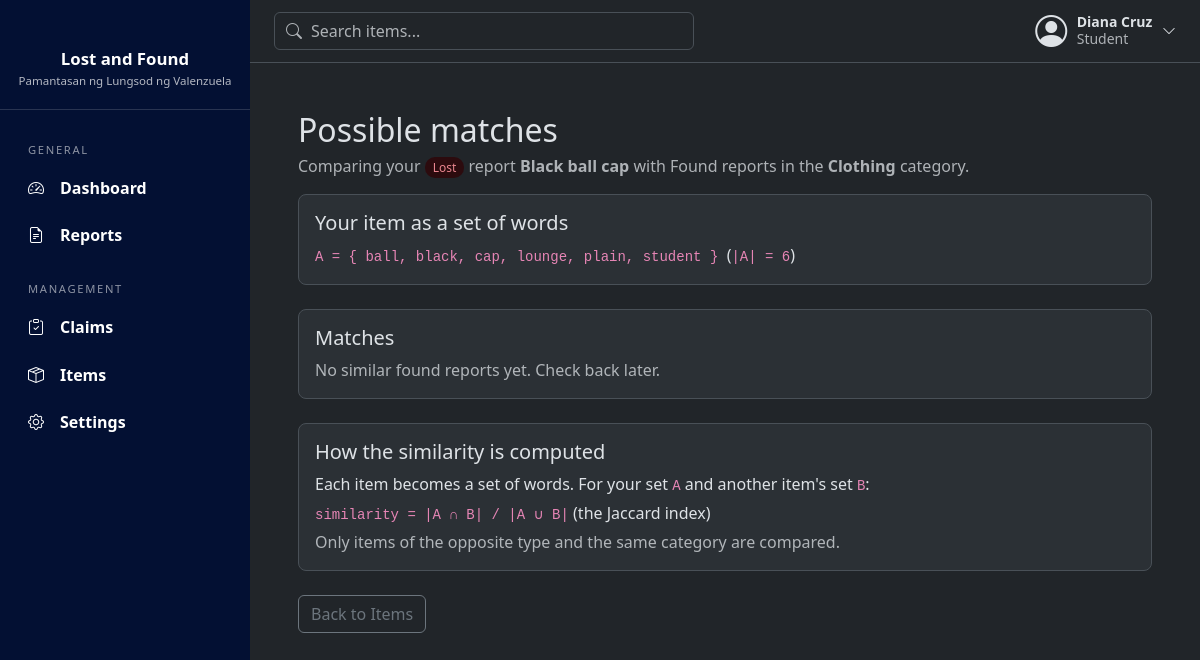
Page /items/21/matches (signed in) on the committed database.
### tables this page shows
CREATE TABLE users (
            id INTEGER PRIMARY KEY AUTOINCREMENT,
            full_name TEXT NOT NULL,
            email TEXT NOT NULL UNIQUE,
            password TEXT NOT NULL,
            role TEXT NOT NULL DEFAULT 'Student'
                CHECK(role IN ('Student', 'Faculty', 'Admin'))
        , is_active INTEGER NOT NULL DEFAULT 1);

CREATE TABLE items (
            item_id INTEGER PRIMARY KEY AUTOINCREMENT,
            user_id INTEGER NOT NULL,
            name TEXT NOT NULL,
            category TEXT NOT NULL,
            description TEXT,
            location TEXT NOT NULL,
            item_status TEXT NOT NULL
                CHECK(item_status IN ('Lost', 'Found')),
            status TEXT NOT NULL DEFAULT 'Active'
                CHECK(status IN ('Active', 'Claimed', 'Returned', 'Removed')),
            date_reported DATE NOT NULL DEFAULT CURRENT_DATE,

            FOREIGN KEY (user_id) REFERENCES users (id)
        );

### routes/user_routes.py (the view)
@bp.route("/items/<int:item_id>/matches")
@login_required
def item_matches(item_id):
    item = item_model.get(item_id)
    if item is None:
        abort(404)
    if item["user_id"] != session["user_id"]:
        abort(403)                                   # only the reporter sees their matches
    opposite = "Found" if item["item_status"] == "Lost" else "Lost"
    candidates = item_model.active_of_type(opposite, session["user_id"])
    matches = matching.find_matches(item, candidates)
    return render_template("user/item_matches.html", item=item, matches=matches,
                           opposite=opposite, my_words=sorted(matching.item_words(item)))

### database/connection.py (called while the page is built)
def get_db():
    if "db" not in g:
        g.db = sqlite3.connect(current_app.config["DATABASE"])
        g.db.row_factory = sqlite3.Row
        g.db.execute("PRAGMA foreign_keys = ON")
    return g.db

### models/item_model.py (called while the page is built)
def get(item_id):
    return get_db().execute("SELECT * FROM items WHERE item_id = ?", (item_id,)).fetchone()

def active_of_type(item_status, exclude_user_id):
    return get_db().execute(
        "SELECT * FROM items WHERE item_status = ? AND status = 'Active' AND user_id != ?",
        (item_status, exclude_user_id),
    ).fetchall()

### models/matching.py (called while the page is built)
def words(text):
    found = re.findall(r"[a-z0-9]+", (text or "").lower())
    return {w for w in found if w not in STOPWORDS and len(w) > 1}

def item_words(item):
    return (words(item["name"]) | words(item["location"]) | words(item["description"]))

def find_matches(new_item, candidates):
    mine = item_words(new_item)
    results = []
    for other in candidates:
        if other["category"] != new_item["category"]:      # different category = skip
            continue
        theirs = item_words(other)
        score = jaccard(mine, theirs)
        if score >= MIN_SCORE:
            results.append((other, score, sorted(mine & theirs),
                            sorted(mine - theirs), sorted(theirs - mine)))
    results.sort(key=lambda r: r[1], reverse=True)
    return results

### models/user_model.py (called while the page is built)
def get_by_id(user_id):
    return get_db().execute("SELECT * FROM users WHERE id = ?", (user_id,)).fetchone()

### routes/utils.py (called while the page is built)
def login_required(view):
    @wraps(view)
    def wrapped(*args, **kwargs):
        if "user_id" not in session:
            flash("Please log in first.", "warning")
            return redirect(url_for("auth.login"))
        user = user_model.get_by_id(session["user_id"])
        if user is None or not user["is_active"]:
            session.clear()
            flash("Your account is no longer active. Please contact an administrator.", "warning")
            return redirect(url_for("auth.login"))
        return view(*args, **kwargs)
    return wrapped

### templates/user/item_matches.html (shortened to what this page needs)
{% extends "base.html" %}
{% block content %}
<h2 class="mb-1">Possible matches</h2>
<p class="text-body-secondary">
  Comparing your <span class="dash-badge {{ item['item_status'] }}">{{ item["item_status"] }}</span>
  report <strong>{{ item["name"] }}</strong> with {{ opposite }} reports in the
  <strong>{{ item["category"] }}</strong> category.
</p>
<div class="dash-section">
  <h5>Your item as a set of words</h5>
  <p class="mb-0">
    <code>A = { {{ my_words|join(", ") }} }</code>
    &nbsp;(<code>|A| = {{ my_words|length }}</code>)
  </p>
</div>
<div class="dash-section">
  <h5>Matches</h5>
  {% if matches %}
  <table>
    <tr>
      <th>Item</th><th>Location</th><th>Date</th>
      <th>In common (A &cap; B)</th><th>Only in yours (A &minus; B)</th><th>Only in theirs (B &minus; A)</th>
      <th>Similarity</th>
      {% if opposite == "Found" %}<th>Actions</th>{% endif %}
    </tr>
    {% for other, score, shared, only_mine, only_theirs in matches %}
    {% set union_size = shared|length + only_mine|length + only_theirs|length %}
    <tr>
      <td>{{ other["name"] }}</td>
      <td>{{ other["location"] }}</td>
      <td>{{ other["date_reported"] }}</td>
      <td>{% for w in shared %}<span class="dash-badge me-1">{{ w }}</span>{% endfor %}</td>
      <td>{% for w in only_mine %}<span class="dash-badge me-1">{{ w }}</span>{% endfor %}</td>
      <td>{% for w in only_theirs %}<span class="dash-badge me-1">{{ w }}</span>{% endfor %}</td>
      <td class="text-nowrap">
        <strong>{{ (score * 100)|round|int }}%</strong>
        <span class="small text-body-secondary">({{ shared|length }} / {{ union_size }})</span><br>
        {% if score >= 0.5 %}<span class="dash-badge Approved">Strong match</span>
        {% elif score >= 0.25 %}<span class="dash-badge Pending">Likely match</span>
        {% else %}<span class="dash-badge">Possible match</span>{% endif %}
      </td>
      {% if opposite == "Found" %}
      <td>
        <a class="btn btn-sm btn-primary" href="{{ url_for('user.claims', item_id=other['item_id']) }}">Claim</a>
      </td>
      {% endif %}
    </tr>
    {% endfor %}
  </table>
  {% else %}
  <p class="dash-empty mb-0">No similar {{ opposite|lower }} reports yet. Check back later.</p>
  {% endif %}
</div>
<div class="dash-section">
  <h5>How the similarity is computed</h5>
  <p class="mb-1">Each item becomes a set of words. For your set <code>A</code> and another item's set <code>B</code>:</p>
  <p class="mb-1"><code>similarity = |A &cap; B| / |A &cup; B|</code> (the Jaccard index)</p>
  <p class="mb-0 text-body-secondary">Only items of the opposite type and the same category are compared.</p>
</div>
<a class="btn btn-outline-secondary" href="{{ url_for('user.items') }}">Back to Items</a>
{% endblock %}

### templates/base.html (shortened to what this page needs)
<!doctype html>
<html lang="en" data-bs-theme="dark">
<head>
  <link href="https://cdn.jsdelivr.net/npm/bootstrap@5.3.3/dist/css/bootstrap.min.css" rel="stylesheet">
  <link href="https://cdn.jsdelivr.net/npm/bootstrap-icons@1.11.3/font/bootstrap-icons.min.css" rel="stylesheet">
  <link href="{{ url_for('static', filename='css/style.css') }}" rel="stylesheet">
</head>
<body>
{% block body %}
<div class="app-shell d-flex">
    <aside class="sidebar offcanvas-md offcanvas-start" id="sidebar" tabindex="-1">
    <div class="sidebar-brand">
      <div class="sidebar-title">Lost and Found</div>
      <div class="sidebar-subtitle">Pamantasan ng Lungsod ng Valenzuela</div>
    </div>
    <nav class="sidebar-nav">
      {% if session.role == 'Admin' %}
        {% include "partials/sidebar_admin.html" %}
      {% else %}
        {% include "partials/sidebar_user.html" %}
      {% endif %}
    </nav>
  </aside>
  <div class="main-col flex-grow-1">
    <header class="topbar d-flex align-items-center justify-content-between gap-3">
      <form class="topbar-search" action="{{ url_for('shared.reports') }}" method="get" role="search">
        <input class="form-control" type="search" name="q" maxlength="100" placeholder="Search items..."
               value="{{ request.args.get('q', '') if request.endpoint == 'shared.reports' }}">
      </form>
      <div class="dropdown">
        <button class="user-menu-btn" type="button" data-bs-toggle="dropdown" aria-expanded="false">
          <i class="bi bi-person-circle fs-2"></i>
          <span class="d-none d-sm-block">
            <span class="d-block fw-semibold small">{{ session.full_name }}</span>
            <span class="d-block small text-body-secondary">{{ session.role }}</span>
          </span>
          <i class="bi bi-chevron-down small"></i>
        </button>
      </div>
    </header>
    <main class="p-3 p-md-5">
      {% block content %}{% endblock %}
    </main>
  </div>
</div>
{% endblock %}
</body>
</html>

### static/css/style.css (style rules this page uses)
.app-shell { min-height: 100vh; }
.app-shell > .main-col { min-width: 0; }
.sidebar { --bs-offcanvas-width: 250px; width: 250px; min-width: 250px; color: #fff; overflow-y: auto; }
.sidebar { background: #031033 !important; }
@media (min-width: 768px) { .sidebar { position: sticky; top: 0; height: 100vh; align-self: flex-start; } }
.sidebar-brand { padding: 2rem 1rem 1.25rem; text-align: center; border-bottom: 1px solid rgba(255, 255, 255, 0.15); }
.sidebar-title { margin-top: 0.9rem; font-size: 1.05rem; font-weight: 600; }
.sidebar-subtitle { font-size: 0.72rem; color: rgba(255, 255, 255, 0.7); }
.sidebar-nav { padding: 0.5rem 1.25rem 1.5rem; }
.topbar { position: sticky; top: 0; z-index: 1020; padding: 0.75rem 1.5rem; background: var(--bs-body-bg); border-bottom: 1px solid var(--bs-border-color); }
.topbar-search { position: relative; flex: 1; max-width: 420px; }
.topbar-search input { padding-left: 2.25rem; }
.user-menu-btn { display: flex; align-items: center; gap: 0.6rem; padding: 0; border: 0; background: none; color: var(--bs-body-color); text-align: left; line-height: 1.2; }
.dash-section { padding: 16px; margin-bottom: 24px; overflow-x: auto; border-radius: 8px; background: var(--bs-tertiary-bg); border: 1px solid var(--bs-border-color); }
.dash-badge { padding: 2px 8px; border-radius: 10px; font-size: 12px; background: var(--bs-secondary-bg); color: var(--bs-body-color); }
.dash-badge.Lost, .dash-badge.Rejected { background: var(--bs-danger-bg-subtle); color: var(--bs-danger-text-emphasis); }
.dash-empty { color: var(--bs-secondary-color); }

### rows in the picture
users: full_name "Diana Cruz", role "Student"
items: item_status "Lost", name "Black ball cap", category "Clothing"

### other values in the picture
{{ opposite }} "Found"
{{ my_words|join(", ") }} "ball, black, cap, lounge, plain, student"
{{ my_words|length }} "6"
{{ opposite|lower }} "found"
